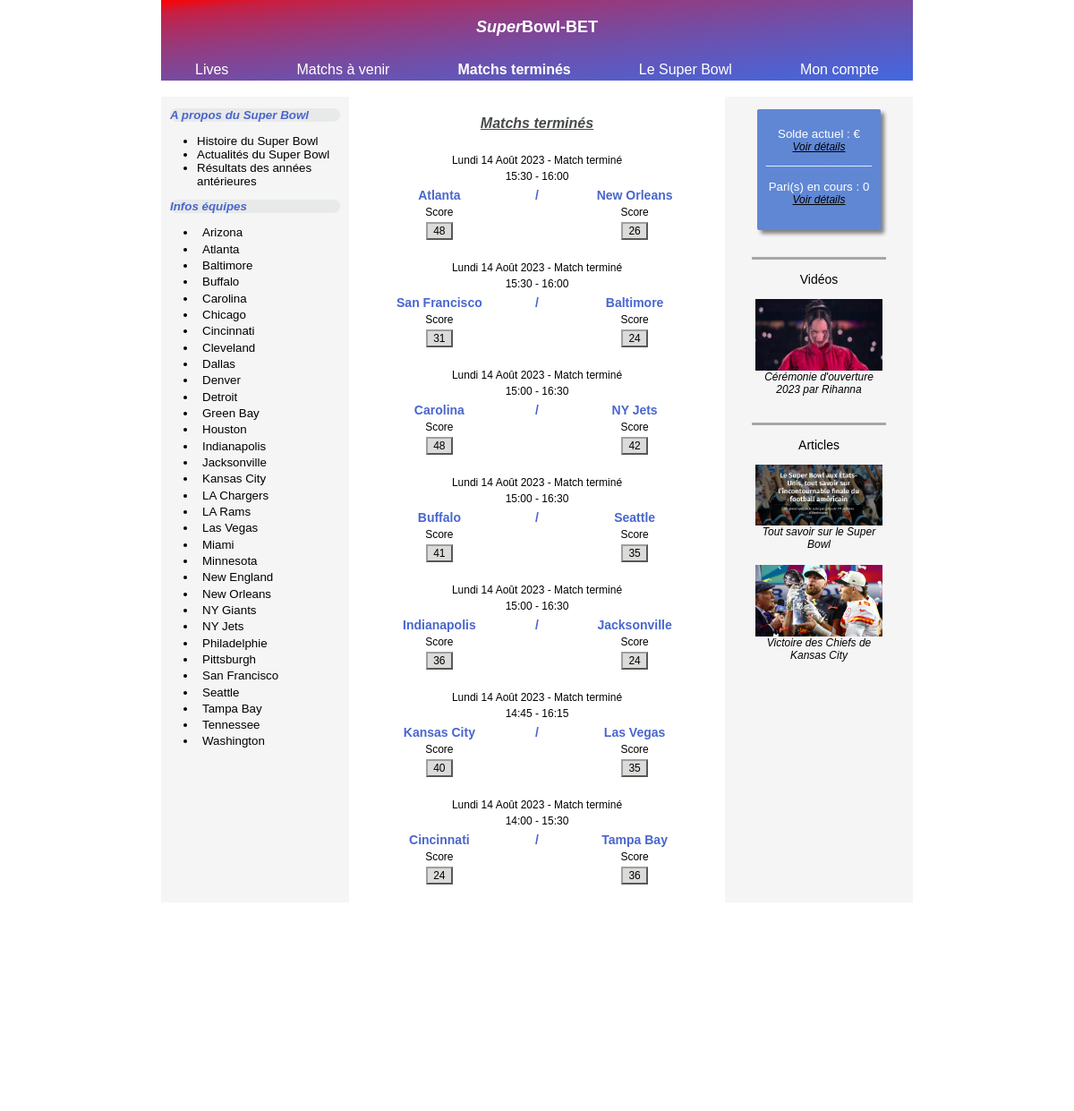
Page /user/matchs_over_user.php (upper part) on the earlier database version.
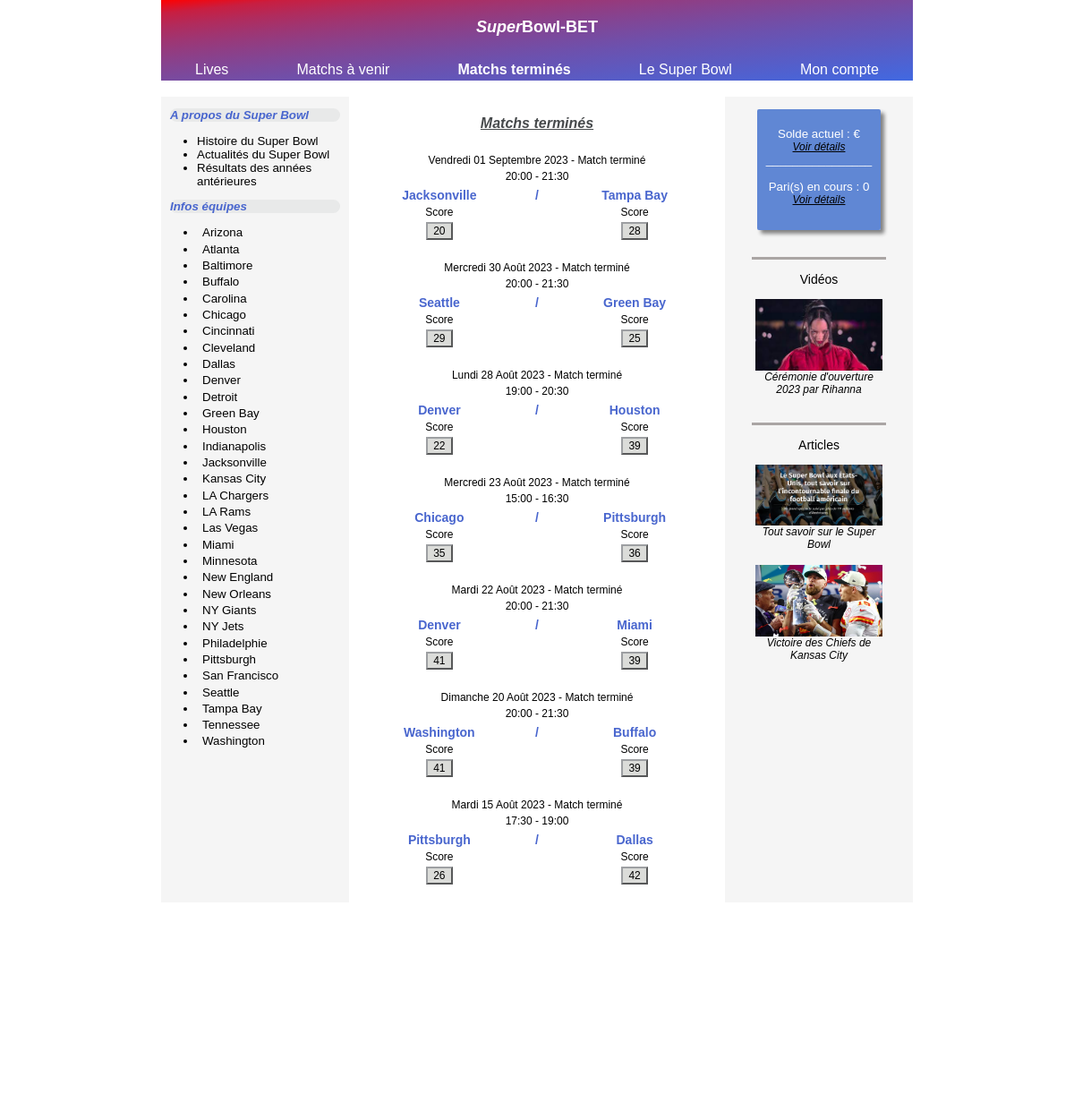
Same page on the later database version.
### tables this page shows
CREATE TABLE `teams` (
  `team_id` int(11) NOT NULL,
  `team_name` varchar(255) NOT NULL,
  `team_winning_odds` decimal(11,2) NOT NULL,
  `player1` varchar(255) NOT NULL,
  `player2` varchar(255) NOT NULL,
  `player3` varchar(255) NOT NULL,
  `player4` varchar(255) NOT NULL,
  `player5` varchar(255) NOT NULL,
  `player6` varchar(255) NOT NULL,
  `player7` varchar(255) NOT NULL,
  `player8` varchar(255) NOT NULL,
  `player9` varchar(255) NOT NULL,
  `player10` varchar(255) NOT NULL,
  `player11` varchar(255) NOT NULL,
  `comment` text NOT NULL,
  `latest_news` text NOT NULL
);

CREATE TABLE `matchs` (
  `match_id` int(11) NOT NULL,
  `match_date` date NOT NULL,
  `start_time` time NOT NULL,
  `end_time` time NOT NULL,
  `team1_name` varchar(255) NOT NULL,
  `team2_name` varchar(255) NOT NULL,
  `match_name` varchar(255) NOT NULL,
  `match_comment` varchar(255) NOT NULL,
  `date_match_name` varchar(255) NOT NULL,
  `team1_odds` decimal(11,2) NOT NULL,
  `draw_odds` decimal(11,2) NOT NULL,
  `team2_odds` decimal(11,2) NOT NULL,
  `team1_score` int(11) DEFAULT NULL,
  `team2_score` int(11) DEFAULT NULL,
  `team_winning_name` varchar(255) DEFAULT NULL,
  `match_status` varchar(255) NOT NULL,
  `admin_status` varchar(255) NOT NULL
);

### user/matchs_over_user.php (the view, shortened to what the changed rows need)
<?php require_once "../templates/header_home_norefresh.php"; ?>
<br>
      <section class="container_matchs">
         <div class="aside_left">
            <?php include_once "../templates/aside_left_content.php"; ?>
         </div>
         <div class="table_equipe">
            <div class="sous_table">
               <?php
               try {
                  require "../constants/pdo.php";
                  $statement = $pdo->query('SELECT * FROM matchs WHERE match_status = "terminé" ORDER BY match_date ASC, start_time ASC', PDO::FETCH_ASSOC);
                  $nbmatch = $statement->fetchAll();
                  $count = count($nbmatch);
                  $itemsPerPage = 10;
                  $nbPages = ceil($count / $itemsPerPage);
                  if ($count < 10) {
                     foreach ($pdo->query('SELECT * FROM matchs WHERE match_status = "terminé" ORDER BY match_date DESC, start_time DESC', PDO::FETCH_ASSOC) as $match_name) {
                        $date =  $match_name['match_date'];
                        $dateUS = DateTime::createFromFormat('Y-m-d', $date);
                        $dateUSfull = date_format($dateUS, 'l d F Y');
                        $dateFRday = str_replace(['Monday', 'Tuesday', 'Wednesday', 'Thursday', 'Friday', 'Saturday', 'Sunday'], ['Lundi', 'Mardi', 'Mercredi', 'Jeudi', 'Vendredi', 'Samedi', 'Dimanche'], $dateUSfull);
                        $match_dateFR = str_replace(['January', 'February', 'March', 'April', 'May', 'June', 'July', 'August', 'September', 'October', 'November', 'December'], ['Janvier', 'Février', 'Mars', 'Avril', 'Mai', 'Juin', 'Juillet', 'Août', 'Septembre', 'Octobre', 'Novembre', 'Décembre'], $dateFRday);
               ?>
                        <div>
                           <table width="100%">
                              <tr width="100%">
                                 <td class="display_td">
                                    <?php echo $match_dateFR . ' - ' . 'Match' . ' ' . $match_name['match_status']; ?>
                                 </td>
                              </tr>
                              <tr width="100%">
                                 <td class="display_td">
                                    <?php echo substr($match_name['start_time'], 0, -3) . ' - ' . substr($match_name['end_time'], 0, -3); ?>
                                 </td>
                              </tr>
                           </table>
                        </div>
                        <div>
                           <table width="100%">
                              <tr>
                                 <td class="display_teamname" width="48%">
                                    <?php echo $match_name['team1_name']; ?>
                                 </td>
                                 <td class="display_teamname" width="4%">
                                    /
                                 </td>
                                 <td class="display_teamname" width="48%">
                                    <?php echo $match_name['team2_name']; ?>
                                 </td>
                              </tr>
                              <tr>
                                 <td class="display_betnumber" width="48%">
                                    Score
                                 </td>
                                 <td class="display_betnumber" width="4%">
                                 </td>
                                 <td class="display_betnumber" width="48%">
                                    Score
                                 </td>
                              </tr>
                              <tr>
                                 <td align="center" width="48%">
                                    <button class="button_score"><?php echo $match_name['team1_score']; ?></button>
                                 </td>
                                 <td align="center" width="4%">
                                 </td>
                                 <td align="center" width="48%">
                                    <button class="button_score"><?php echo $match_name['team2_score']; ?></button>
                                 </td>
                              </tr>
                           </table>
                        </div>
                        <br>
                        <?php }
                  } else {
                     if (isset($_GET["page"])) {
                        $currentPage = $_GET["page"];
                        $limitX = ($currentPage * $itemsPerPage) - 10;
                        $limitY = $itemsPerPage - 1;
                        foreach ($pdo->query('SELECT * FROM matchs WHERE match_status = "terminé" ORDER BY match_date DESC, start_time DESC LIMIT ' . $limitX . ', ' . $limitY . '', PDO::FETCH_ASSOC) as $match_name) {
                           $date =  $match_name['match_date'];
                           $dateUS = DateTime::createFromFormat('Y-m-d', $date);
                           $dateUSfull = date_format($dateUS, 'l d F Y');
                           $dateFRday = str_replace(['Monday', 'Tuesday', 'Wednesday', 'Thursday', 'Friday', 'Saturday', 'Sunday'], ['Lundi', 'Mardi', 'Mercredi', 'Jeudi', 'Vendredi', 'Samedi', 'Dimanche'], $dateUSfull);
                           $match_dateFR = str_replace(['January', 'February', 'March', 'April', 'May', 'June', 'July', 'August', 'September', 'October', 'November', 'December'], ['Janvier', 'Février', 'Mars', 'Avril', 'Mai', 'Juin', 'Juillet', 'Août', 'Septembre', 'Octobre', 'Novembre', 'Décembre'], $dateFRday);
                        ?>
                           <div>
                              <table width="100%">
                                 <tr width="100%">
                                    <td class="display_td">
                                       <?php echo $match_dateFR . ' - ' . 'Match' . ' ' . $match_name['match_status']; ?>
                                    </td>
                                 </tr>
                                 <tr width="100%">
                                    <td class="display_td">
                                       <?php echo substr($match_name['start_time'], 0, -3) . ' - ' . substr($match_name['end_time'], 0, -3); ?>
                                    </td>
                                 </tr>
                              </table>
                           </div>
                           <div>
                              <table width="100%">
                                 <tr>
                                    <td class="display_teamname" width="48%">
                                       <?php echo $match_name['team1_name']; ?>
                                    </td>
                                    <td class="display_teamname" width="4%">
                                       /
                                    </td>
                                    <td class="display_teamname" width="48%">
                                       <?php echo $match_name['team2_name']; ?>
                                    </td>
                                 </tr>
                                 <tr>
                                    <td class="display_betnumber" width="48%">
                                       Score
                                    </td>
                                    <td class="display_betnumber" width="4%">
                                    </td>
                                    <td class="display_betnumber" width="48%">
                                       Score
                                    </td>
                                 </tr>
                                 <tr>
                                    <td align="center" width="48%">
                                       <button class="button_score"><?php echo $match_name['team1_score']; ?></button>
                                    </td>
                                    <td align="center" width="4%">
                                    </td>
                                    <td align="center" width="48%">
                                       <button class="button_score"><?php echo $match_name['team2_score']; ?></button>
                                    </td>
                                 </tr>
                              </table>
                           </div>
                           <br>
                        <?php } ?>
                        <ul class="pages_li">
                           <li>
                              Page <a class="pages_liens <?php if (!isset($currentPage)) {echo 'bold';} ?>" href="matchs_over_user.php">1 &nbsp</a>
                           </li>
                           <?php
                           for ($i = 2; $i <= $nbPages; $i++) { ?>
                              <li class="<?php if (htmlentities($currentPage) == $i) {echo 'bold';} ?>">
                                 <a class="pages_liens" href='matchs_over_user.php?page=<?php echo $i; ?>'><?php echo $i; ?> &nbsp</a>
                              </li>
                           <?php } ?>
                           <li>&nbsp &nbsp &nbsp &nbsp &nbsp</li> <?php
                           echo '</ul>';
                           echo '<br>';
                        } else {
                           foreach ($pdo->query('SELECT * FROM matchs WHERE match_status = "terminé" ORDER BY match_date DESC, start_time DESC LIMIT 0, 10', PDO::FETCH_ASSOC) as $match_name) {
                              $date =  $match_name['match_date'];
                              $dateUS = DateTime::createFromFormat('Y-m-d', $date);
                              $dateUSfull = date_format($dateUS, 'l d F Y');
                              $dateFRday = str_replace(['Monday', 'Tuesday', 'Wednesday', 'Thursday', 'Friday', 'Saturday', 'Sunday'], ['Lundi', 'Mardi', 'Mercredi', 'Jeudi', 'Vendredi', 'Samedi', 'Dimanche'], $dateUSfull);
                              $match_dateFR = str_replace(['January', 'February', 'March', 'April', 'May', 'June', 'July', 'August', 'September', 'October', 'November', 'December'], ['Janvier', 'Février', 'Mars', 'Avril', 'Mai', 'Juin', 'Juillet', 'Août', 'Septembre', 'Octobre', 'Novembre', 'Décembre'], $dateFRday);
                           ?>
                              <div>
                                 <table width="100%">
                                    <tr width="100%">
                                       <td class="display_td">
                                          <?php echo $match_dateFR . ' - ' . 'Match' . ' ' . $match_name['match_status']; ?>
                                       </td>
                                    </tr>
                                    <tr width="100%">
                                       <td class="display_td">
                                          <?php echo substr($match_name['start_time'], 0, -3) . ' - ' . substr($match_name['end_time'], 0, -3); ?>
                                       </td>
                                    </tr>
                                 </table>
                              </div>
                              <div>
                                 <table width="100%">
                                    <tr>
                                       <td class="display_teamname" width="48%">
                                          <?php echo $match_name['team1_name']; ?>
                                       </td>
                                       <td class="display_teamname" width="4%">
                                          /
                                       </td>
                                       <td class="display_teamname" width="48%">
                                          <?php echo $match_name['team2_name']; ?>
                                       </td>
                                    </tr>
                                    <tr>
                                       <td class="display_betnumber" width="48%">
                                          Score
                                       </td>
                                       <td class="display_betnumber" width="4%">
                                       </td>
                                       <td class="display_betnumber" width="48%">
                                          Score
                                       </td>
                                    </tr>
                                    <tr>
                                       <td align="center" width="48%">
                                          <button class="button_score"><?php echo $match_name['team1_score']; ?></button>
                                       </td>
                                       <td align="center" width="4%">
                                       </td>
                                       <td align="center" width="48%">
                                          <button class="button_score"><?php echo $match_name['team2_score']; ?></button>
                                       </td>
                                    </tr>
                                 </table>
                              </div>
                              <br>
                           <?php } ?>
                           <li>&nbsp &nbsp &nbsp &nbsp &nbsp</li> <?php
                              echo '<br>';
                           }
                        }
                     } catch (PDOException $e) {
                        echo 'pb de connexion';
                     }
                              ?>
            </div>
         </div>
      </section>
      <?php require_once "../templates/footer.php"; ?>

### templates/aside_left_content.php (shortened to what the changed rows need)
<?php
try{
   require "../constants/pdo.php";
   foreach ($pdo->query('SELECT * FROM teams ORDER BY team_name ASC', PDO::FETCH_ASSOC) as $team)
   {
      ?>
      <form action="teams_info.php" method="POST">
      <ul>
         <li class="teams_list">
            <input class="button_team" type="submit" name="team_name" value="<?php echo $team['team_name']; ?>">
         </li>
      </ul>
      </form>
   <?php }
} catch (PDOException $e) {
   echo 'Accès aux données impossible';}
   ?>

Differences in the rows shown:
no longer on this page (row unchanged): matchs: match_date "Lundi 14 Août 2023", match_status "terminé", start_time "15:30", end_time "16:00", team1_name "Atlanta", team2_name "New Orleans", team1_score "48", team2_score "26"
no longer on this page (row unchanged): matchs: match_date "Lundi 14 Août 2023", match_status "terminé", start_time "15:30", end_time "16:00", team1_name "San Francisco", team2_name "Baltimore", team1_score "31", team2_score "24"
no longer on this page (row unchanged): matchs: match_date "Lundi 14 Août 2023", match_status "terminé", start_time "15:00", end_time "16:30", team1_name "Carolina", team2_name "NY Jets", team1_score "48", team2_score "42"
no longer on this page (row unchanged): matchs: match_date "Lundi 14 Août 2023", match_status "terminé", start_time "15:00", end_time "16:30", team1_name "Buffalo", team2_name "Seattle", team1_score "41", team2_score "35"
no longer on this page (row unchanged): matchs: match_date "Lundi 14 Août 2023", match_status "terminé", start_time "15:00", end_time "16:30", team1_name "Indianapolis", team2_name "Jacksonville", team1_score "36", team2_score "24"
no longer on this page (row unchanged): matchs: match_date "Lundi 14 Août 2023", match_status "terminé", start_time "14:45", end_time "16:15", team1_name "Kansas City", team2_name "Las Vegas", team1_score "40", team2_score "35"
no longer on this page (row unchanged): matchs: match_date "Lundi 14 Août 2023", match_status "terminé", start_time "14:00", end_time "15:30", team1_name "Cincinnati", team2_name "Tampa Bay", team1_score "24", team2_score "36"
added matchs: match_date "Vendredi 01 Septembre 2023", match_status "terminé", start_time "20:00", end_time "21:30", team1_name "Jacksonville", team2_name "Tampa Bay", team1_score "20", team2_score "28"
added matchs: match_date "Mercredi 30 Août 2023", match_status "terminé", start_time "20:00", end_time "21:30", team1_name "Seattle", team2_name "Green Bay", team1_score "29", team2_score "25"
added matchs: match_date "Lundi 28 Août 2023", match_status "terminé", start_time "19:00", end_time "20:30", team1_name "Denver", team2_name "Houston", team1_score "22", team2_score "39"
added matchs: match_date "Mercredi 23 Août 2023", match_status "terminé", start_time "15:00", end_time "16:30", team1_name "Chicago", team2_name "Pittsburgh", team1_score "35", team2_score "36"
now on this page (row edited): matchs: match_date "Mardi 22 Août 2023", match_status "terminé", start_time "20:00", end_time "21:30", team1_name "Denver", team2_name "Miami", team1_score "41", team2_score "39"
now on this page (row edited): matchs: match_date "Dimanche 20 Août 2023", match_status "terminé", start_time "20:00", end_time "21:30", team1_name "Washington", team2_name "Buffalo", team1_score "41", team2_score "39"
added matchs: match_date "Mardi 15 Août 2023", match_status "terminé", start_time "17:30", end_time "19:00", team1_name "Pittsburgh", team2_name "Dallas", team1_score "26", team2_score "42"
